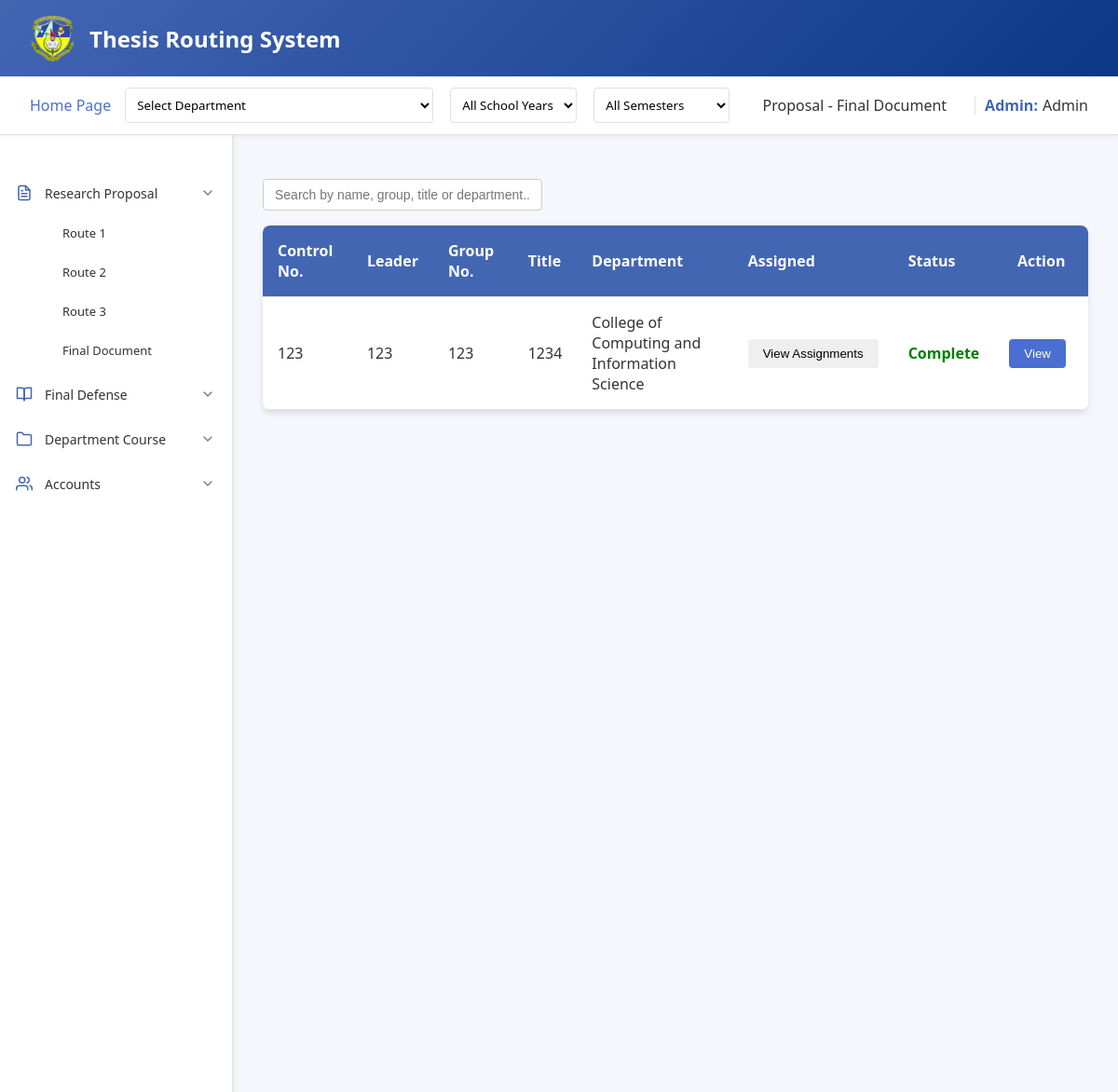
Screenshot of /admin/homepage/titleproposal/finaldocu.php (signed in) with the database file from the repository.
### tables this page shows
CREATE TABLE `finaldocuproposal_files` (
  `finaldocu_id` int(11) NOT NULL,
  `student_id` varchar(50) DEFAULT NULL,
  `finaldocu` varchar(255) DEFAULT NULL,
  `panel1_id` varchar(50) DEFAULT NULL,
  `panel2_id` varchar(50) DEFAULT NULL,
  `panel3_id` varchar(50) DEFAULT NULL,
  `panel4_id` varchar(50) DEFAULT NULL,
  `panel5_id` varchar(255) NOT NULL,
  `department` varchar(100) DEFAULT NULL,
  `date_submitted` datetime DEFAULT NULL,
  `adviser_id` int(255) NOT NULL,
  `controlNo` varchar(245) NOT NULL,
  `fullname` varchar(255) NOT NULL,
  `group_number` int(255) NOT NULL,
  `title` varchar(255) NOT NULL,
  `school_year` varchar(255) NOT NULL,
  `minutes` varchar(255) NOT NULL,
  `routeNumber` varchar(255) NOT NULL
);

### admin/homepage/titleproposal/finaldocu.php (the view, shortened to what the rows shown need)
<?php
include '../../../connection.php';
function checkAllRoutesApproved($conn, $student_id) {
    $route1Approved = false;
    $totalStmt = $conn->prepare("
        SELECT COUNT(*) as total_count
        FROM proposal_monitoring_form
        WHERE student_id = ?
        AND route1_id IS NOT NULL
    ");
    $totalStmt->bind_param("s", $student_id);
    $totalStmt->execute();
    $result = $totalStmt->get_result();
    $totalRow = $result->fetch_assoc();
    $route1_total = (int)$totalRow['total_count'];
    $stmt = $conn->prepare("
        SELECT COUNT(*) as approved_count
        FROM proposal_monitoring_form
        WHERE student_id = ?
        AND route1_id IS NOT NULL
        AND (status = 'Approved' OR status = 'approved')
    ");
    $stmt->bind_param("s", $student_id);
    $stmt->execute();
    $result = $stmt->get_result();
    $route1_approved_count = 0;
    if ($result->num_rows > 0) {
        $row = $result->fetch_assoc();
        $route1_approved_count = (int)$row['approved_count'];
        $route1Approved = ($route1_total > 0 && $route1_approved_count == $route1_total);
    }
    $route2Approved = false;
    $totalStmt = $conn->prepare("
        SELECT COUNT(*) as total_count
        FROM proposal_monitoring_form
        WHERE student_id = ?
        AND route2_id IS NOT NULL
    ");
    $totalStmt->bind_param("s", $student_id);
    $totalStmt->execute();
    $result = $totalStmt->get_result();
    $totalRow = $result->fetch_assoc();
    $route2_total = (int)$totalRow['total_count'];
    $stmt = $conn->prepare("
        SELECT COUNT(*) as approved_count
        FROM proposal_monitoring_form
        WHERE student_id = ?
        AND route2_id IS NOT NULL
        AND (status = 'Approved' OR status = 'approved')
    ");
    $stmt->bind_param("s", $student_id);
    $stmt->execute();
    $result = $stmt->get_result();
    $route2_approved_count = 0;
    if ($result->num_rows > 0) {
        $row = $result->fetch_assoc();
        $route2_approved_count = (int)$row['approved_count'];
        $route2Approved = ($route2_total > 0 && $route2_approved_count == $route2_total);
    }
    $route3Approved = false;
    $totalStmt = $conn->prepare("
        SELECT COUNT(*) as total_count
        FROM proposal_monitoring_form
        WHERE student_id = ?
        AND route3_id IS NOT NULL
    ");
    $totalStmt->bind_param("s", $student_id);
    $totalStmt->execute();
    $result = $totalStmt->get_result();
    $totalRow = $result->fetch_assoc();
    $route3_total = (int)$totalRow['total_count'];
    $stmt = $conn->prepare("
        SELECT COUNT(*) as approved_count
        FROM proposal_monitoring_form
        WHERE student_id = ?
        AND route3_id IS NOT NULL
        AND (status = 'Approved' OR status = 'approved')
    ");
    $stmt->bind_param("s", $student_id);
    $stmt->execute();
    $result = $stmt->get_result();
    $route3_approved_count = 0;
    if ($result->num_rows > 0) {
        $row = $result->fetch_assoc();
        $route3_approved_count = (int)$row['approved_count'];
        $route3Approved = ($route3_total > 0 && $route3_approved_count == $route3_total);
    }
    $approvedRoutes = [];
    if ($route1Approved) $approvedRoutes[] = "Route 1";
    if ($route2Approved) $approvedRoutes[] = "Route 2";
    if ($route3Approved) $approvedRoutes[] = "Route 3";
    return [
        'route1_approved' => $route1Approved,
        'route2_approved' => $route2Approved,
        'route3_approved' => $route3Approved,
        'all_approved' => ($route1Approved && $route2Approved && $route3Approved),
        'approved_routes' => $approvedRoutes,
        'approved_count' => count($approvedRoutes),
        'route1_counts' => [
            'total' => $route1_total,
            'approved' => $route1_approved_count
        ],
        'route2_counts' => [
            'total' => $route2_total,
            'approved' => $route2_approved_count
        ],
        'route3_counts' => [
            'total' => $route3_total,
            'approved' => $route3_approved_count
        ]
    ];
}
function getPanelName($conn, $panel_id) {
    $stmt = $conn->prepare("SELECT fullname FROM panel WHERE panel_id = ?");
    $stmt->bind_param("i", $panel_id);
    $stmt->execute();
    $result = $stmt->get_result();
    if ($result->num_rows > 0) {
        $row = $result->fetch_assoc();
        return $row['fullname'];
    }
    return "";
}
function getAdviserName($conn, $adviser_id) {
    $stmt = $conn->prepare("SELECT fullname FROM adviser WHERE adviser_id = ?");
    $stmt->bind_param("i", $adviser_id);
    $stmt->execute();
    $result = $stmt->get_result();
    if ($result->num_rows > 0) {
        $row = $result->fetch_assoc();
        return $row['fullname'];
    }
    return "";
}
$files = [];
$sqlQuery = "SELECT
    fd.finaldocu AS filepath,
    fd.finaldocu AS filename,
    fd.date_submitted,
    fd.controlNo,
    fd.group_number,
    fd.fullname,
    fd.title,
    fd.student_id,
    fd.panel1_id,
    fd.panel2_id,
    fd.panel3_id,
    fd.panel4_id,
    fd.panel5_id,
    fd.adviser_id,
    fd.finaldocu_id,
    fd.department,
    r1.minutes
 FROM finaldocuproposal_files fd
 LEFT JOIN route1proposal_files r1 ON fd.student_id = r1.student_id
 WHERE 1=1";
$fileStmt = $conn->prepare($sqlQuery);
if ($fileStmt === false) {
    echo "Error preparing statement: " . $conn->error;
} else {
    $fileStmt->execute();
    $fileResult = $fileStmt->get_result();
    while ($row = $fileResult->fetch_assoc()) {
        $files[] = [
            'filepath' => $row['filepath'],
            'filename' => $row['filename'],
            'controlNo' => $row['controlNo'],
            'group_number' => $row['group_number'],
            'fullname' => $row['fullname'],
            'student_id' => $row['student_id'],
            'panel1_id' => $row['panel1_id'],
            'panel2_id' => $row['panel2_id'],
            'panel3_id' => $row['panel3_id'],
            'panel4_id' => $row['panel4_id'],
            'panel5_id' => $row['panel5_id'],
            'adviser_id' => $row['adviser_id'],
            'title' => $row['title'],
            'finaldocu_id' => $row['finaldocu_id'],
            'department' => $row['department'],
            'minutes' => $row['minutes']
        ];
    }
}
?>
<!DOCTYPE html>
<html lang="en">
<head>
    <link rel="stylesheet" href="proposalstyle.css">
</head>
<body>
    <div class="container">
        <div class="main-content">
            <div class="content" id="content-area">
                <form id="submission-form" action="finaldocu.php" method="POST">
                    <table>
                        <thead>
                            <tr>
                                <th>Control No.</th>
                                <th>Leader</th>
                                <th>Group No.</th>
                                <th>Title</th>
                                <th>Department</th>
                                <th>Assigned</th>
                                <th>Status</th>
                                <th class='action-label'>Action</th>
                            </tr>
                        </thead>
    <tbody id="file-list">
        <?php if (!empty($files)): ?>
            <?php foreach ($files as $file): ?>
                <?php
                    $filepath = htmlspecialchars($file['filepath'], ENT_QUOTES);
                    $controlNo = htmlspecialchars($file['controlNo'] ?? '', ENT_QUOTES);
                    $group_number = htmlspecialchars($file['group_number'] ?? '', ENT_QUOTES);
                    $fullname = htmlspecialchars($file['fullname'] ?? '', ENT_QUOTES);
                    $student_id = htmlspecialchars($file['student_id'] ?? '', ENT_QUOTES);
                    $title = htmlspecialchars($file['title'] ?? '', ENT_QUOTES);
                    $routeStatus = checkAllRoutesApproved($conn, $student_id);
                    $statusLabel = '';
                    $statusColor = '';
                    if ($routeStatus['all_approved']) {
                        $statusLabel = 'Complete';
                        $statusColor = 'green';
                    }
                    $assigned_panels = [];
                    for ($i = 1; $i <= 5; $i++) {
                        $panel_id_key = "panel{$i}_id";
                        if (!empty($file[$panel_id_key])) {
                            $panel_name = getPanelName($conn, $file[$panel_id_key]);
                            if (!empty($panel_name)) {
                                $assigned_panels[] = ["name" => $panel_name, "position" => "Panel $i"];
                            }
                        }
                    }
                    $adviser_name = "";
                    $adviser_id = !empty($file['adviser_id']) ? $file['adviser_id'] : "";
                    if (!empty($adviser_id)) {
                        $adviser_name = getAdviserName($conn, $adviser_id);
                    }
                    $has_panels = !empty($assigned_panels);
                    $has_adviser = !empty($adviser_name);
                    if ($has_panels && $has_adviser) {
                        $assignment_status = "View Assignments";
                    } elseif ($has_panels) {
                        $assignment_status = "View Panelists";
                    } elseif ($has_adviser) {
                        $assignment_status = "View Adviser";
                    } else {
                        $assignment_status = "Not Assigned";
                    }
                    $fileData = [
                        'filepath' => $filepath,
                        'panel1_id' => $file['panel1_id'] ?? '',
                        'panel2_id' => $file['panel2_id'] ?? '',
                        'panel3_id' => $file['panel3_id'] ?? '',
                        'panel4_id' => $file['panel4_id'] ?? '',
                        'panel5_id' => $file['panel5_id'] ?? '',
                        'adviser_id' => $adviser_id
                    ];
                    $assignmentData = [
                        'panels' => $assigned_panels,
                        'adviser' => $adviser_name
                    ];
                ?>
                <tr>
                    <td><?= $controlNo ?></td>
                    <td><?= $fullname ?></td>
                    <td><?= $group_number ?></td>
                    <td><?= $title ?></td>
                    <td><?= $file['department'] ?></td>
                    <td>
                        <button type="button" class="assignment-button <?= ($has_panels || $has_adviser) ? '' : 'not-assigned' ?>"
                                onclick="showAssignmentDetails(
                                    <?= htmlspecialchars(json_encode($assignmentData), ENT_QUOTES) ?>,
                                    <?= htmlspecialchars(json_encode($fileData), ENT_QUOTES) ?>
                                )">
                            <?= $assignment_status ?>
                        </button>
                    </td>
                    <td>
                        <span style="color: <?= $statusColor ?>; font-weight: bold;">
                            <?= $statusLabel ?>
                        </span>
                    </td>
                    <td>
                        <button type="button" class="view-button" onclick="viewFile('<?= $filepath ?>', '<?= $student_id ?>', '<?= $file['finaldocu_id'] ?? '' ?>')">View</button>
                    </td>
                </tr>
            <?php endforeach; ?>
        <?php else: ?>
            <tr>
                <td colspan="7" style="text-align: center;">No files found.</td>
            </tr>
        <?php endif; ?>
    </tbody>
                    </table>
                </form>
            </div>
        </div>
    </div>
</html>

### rows the page displays
finaldocuproposal_files: controlNo "123", fullname "123", group_number "123", title "1234", department "College of Computing and Information Science", assignment_status "View Assignments", statusLabel "Complete"

### other values shown
$_SESSION['fullname'] "Admin"
